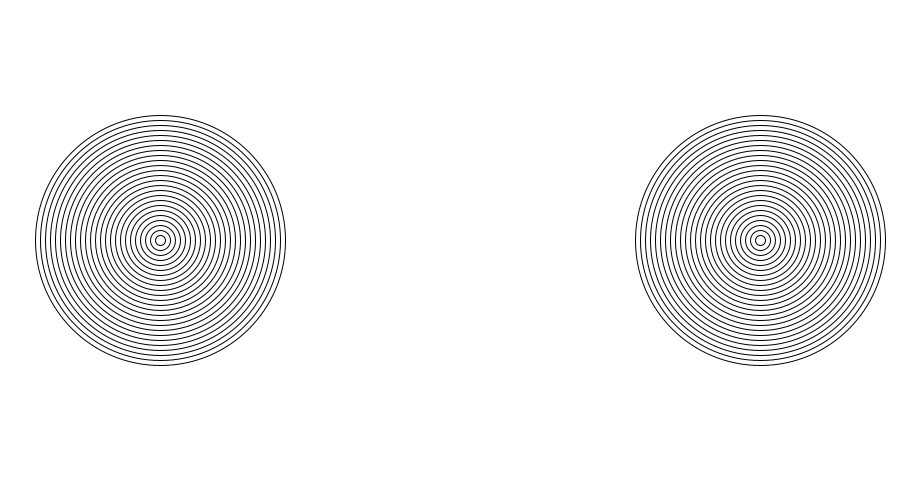
Frame 1 (no input)
Frame 60 (the mouse pressed at the canvas centre just before this capture): identical to frame 1, image omitted
Frame 120 (the mouse held since frame 60 and released just before this capture): blank canvas, image omitted

The Processing sketch that drew this single still picture (run headless with seeded random() and noise(); from frame 60 on, the mouse is pressed at the canvas centre):

// Processing sketch: amazing_rings_pde
// ── amazing_rings_pde.pde
  
   int x=160;
   int y=240;
   int a=760;
   int b=240;
   void setup(){
  size(900,500);
 
   }

void draw(){
  background (500,500,500);
 for ( int i =25; i>0; i--) {
      
   if(i % 1 == 0){
     
   } else{
   fill(0,0,0);

   }
  ellipse( x, y, i*10, i*10);
  ellipse( a, b, i*10, i*10);
 }
 if (mousePressed){
   for (int move=15; move >0; move --){
   x+=1;
   a-=1;
}
}
}
